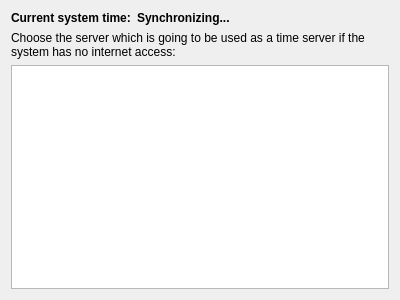
<?xml version="1.0" encoding="UTF-8"?>
<ui version="4.0">
 <class>TimeServerSelectionWidget</class>
 <widget class="QWidget" name="TimeServerSelectionWidget">
  <property name="geometry">
   <rect>
    <x>0</x>
    <y>0</y>
    <width>400</width>
    <height>300</height>
   </rect>
  </property>
  <layout class="QVBoxLayout" name="verticalLayout">
   <item>
    <layout class="QHBoxLayout" name="horizontalLayout" stretch="0,1">
     <item>
      <widget class="QLabel" name="timeDescLabel">
       <property name="font">
        <font>
         <weight>75</weight>
         <bold>true</bold>
        </font>
       </property>
       <property name="text">
        <string>Current system time:</string>
       </property>
      </widget>
     </item>
     <item>
      <widget class="QLabel" name="timeLabel">
       <property name="font">
        <font>
         <weight>75</weight>
         <bold>true</bold>
        </font>
       </property>
       <property name="text">
        <string>Synchronizing...</string>
       </property>
      </widget>
     </item>
    </layout>
   </item>
   <item>
    <widget class="QLabel" name="descriptionLabel">
     <property name="text">
      <string>Choose the server which is going to be used as a time server if the system has no internet access:</string>
     </property>
     <property name="wordWrap">
      <bool>true</bool>
     </property>
    </widget>
   </item>
   <item>
    <widget class="QTableView" name="serversTable"/>
   </item>
  </layout>
 </widget>
 <resources/>
 <connections/>
</ui>
